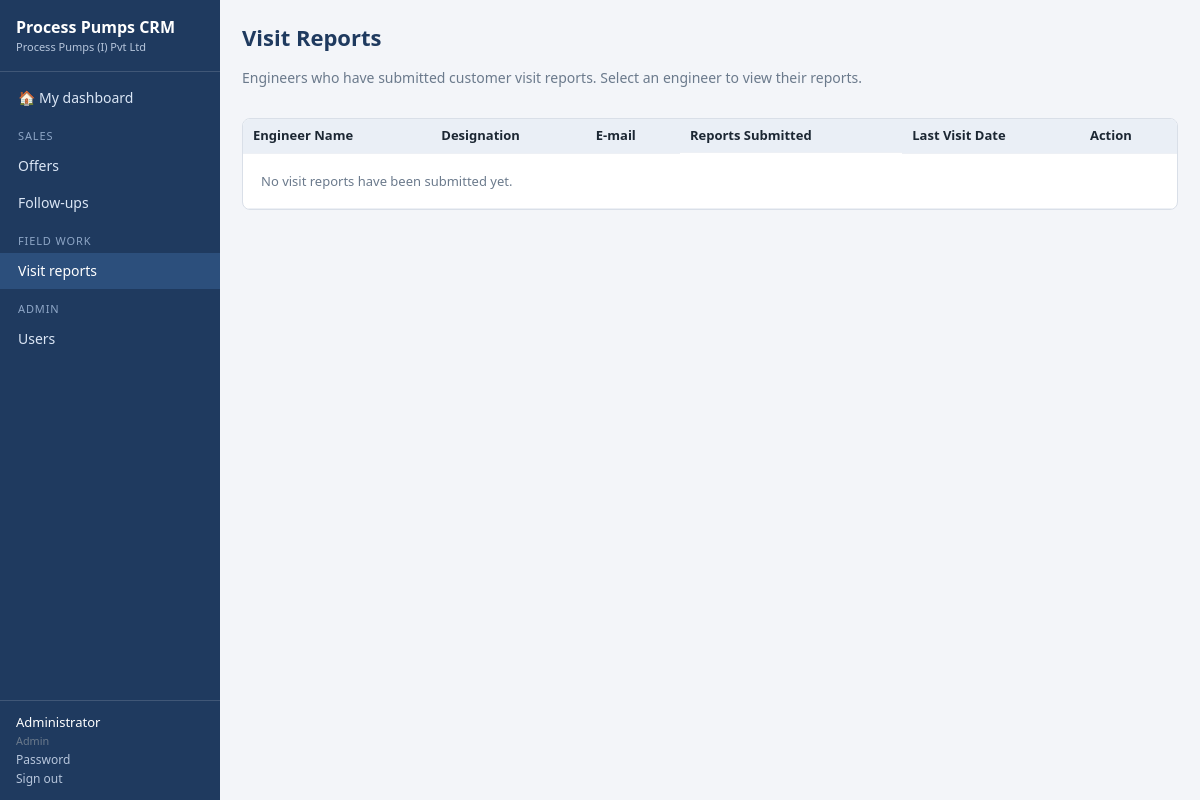
Before: /visits/ (signed in) with the older database file.
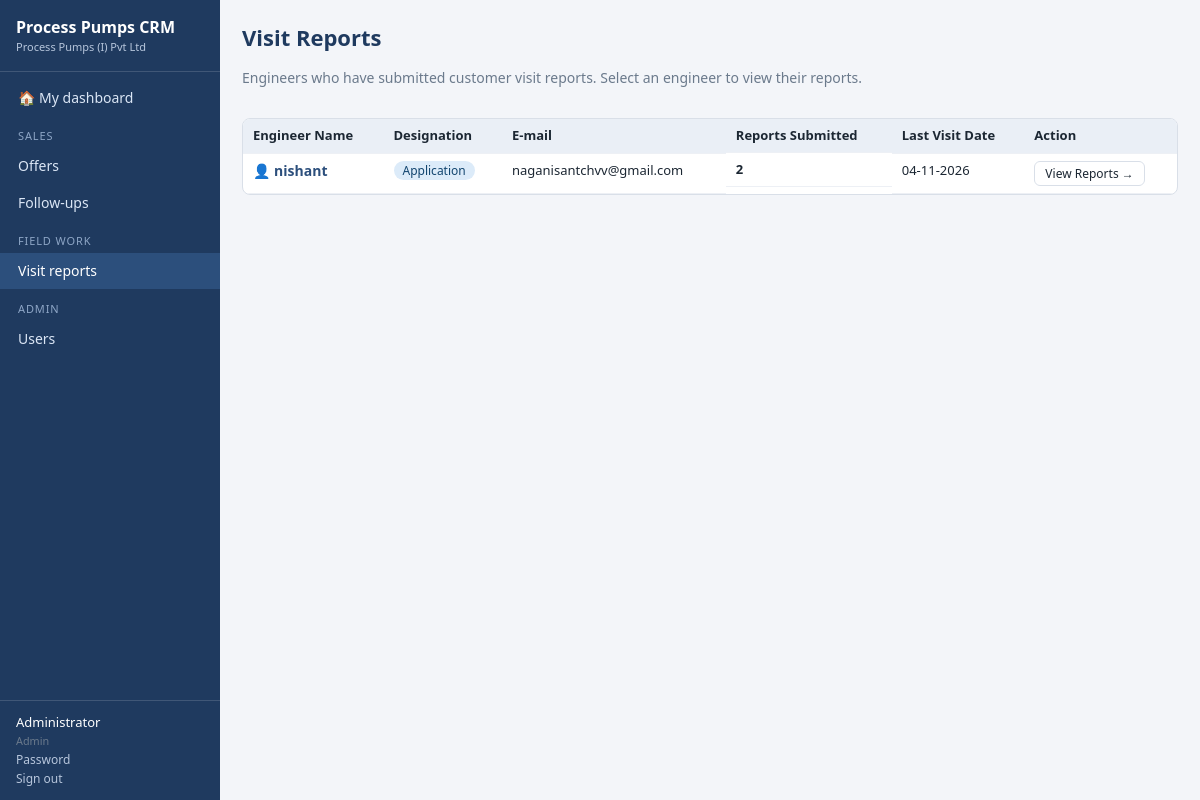
After: the same page with the newer database file.
### tables this page shows
CREATE TABLE "users" (id INTEGER PRIMARY KEY AUTOINCREMENT, "full_name" TEXT, "email" TEXT, "role" TEXT, "phone" TEXT, "regions" TEXT, "active" INTEGER, "password_hash" TEXT, "created_at" TEXT, "created_by" INTEGER, "updated_at" TEXT, "updated_by" INTEGER);

### app/core/crud.py (the view, shortened to what this page needs)
    @bp.route("/")
    def index():
        need("view")
        if getattr(module, "index_handler", None):
            return module.index_handler(request, g.user)

### app/core/auth.py (called while the page is built)
def csrf_token():
    if "_csrf" not in session:
        session["_csrf"] = secrets.token_hex(16)
    return session["_csrf"]

@bp.before_app_request
def load_user_and_guard():
    g.user = None
    uid = session.get("uid")
    if uid:
        u = db.q1("SELECT * FROM users WHERE id=? AND active=1", (uid,))
        if u:
            u.pop("password_hash", None)
            g.user = u
    if request.method == "POST":
        sent = request.form.get("_csrf") or request.headers.get("X-CSRF-Token")
        if not sent or sent != session.get("_csrf"):
            abort(400, "Security token missing or expired - please reload the page and try again.")
    if request.endpoint and request.endpoint not in PUBLIC_ENDPOINTS and g.user is None:
        return redirect(url_for("auth.login", next=request.full_path if request.method == "GET" else None))

### app/core/db.py (called while the page is built)
def connect(path):
    conn = sqlite3.connect(path, timeout=30)
    conn.row_factory = sqlite3.Row
    conn.execute("PRAGMA journal_mode=WAL")
    conn.execute("PRAGMA foreign_keys=OFF")
    return conn

def get_db():
    if "db" not in g:
        g.db = connect(current_app.config["DATABASE"])
    return g.db

### app/modules/visits/templates/visits/engineers.html (shortened to what this page needs)
{% extends 'base.html' %}
{% block content %}
<div style="display: flex; justify-content: space-between; align-items: center; margin-bottom: 1rem;">
  <div>
    <h1>Visit Reports</h1>
    <p class="muted">Engineers who have submitted customer visit reports. Select an engineer to view their reports.</p>
  </div>
</div>
<div class="table-wrap">
  <table class="grid">
    <thead>
      <tr>
        <th>Engineer Name</th>
        <th>Designation</th>
        <th>E-mail</th>
        <th class="num">Reports Submitted</th>
        <th>Last Visit Date</th>
        <th>Action</th>
      </tr>
    </thead>
    <tbody>
      {% for eng in engineers %}
      <tr>
        <td>
          <a href="{{ url_for('visits.index', engineer_id=eng.id) }}" style="font-weight: 600; font-size: 14px;">
            &#128100; {{ eng.full_name }}
          </a>
        </td>
        <td><span class="badge b-open">{{ ROLE_LABELS.get(eng.role, eng.role|title) }}</span></td>
        <td>{{ eng.email }}</td>
        <td class="num"><strong>{{ eng.report_count }}</strong></td>
        <td>{{ eng.last_visit_date|date if eng.last_visit_date else '—' }}</td>
        <td>
          <a class="btn small" href="{{ url_for('visits.index', engineer_id=eng.id) }}">
            View Reports &rarr;
          </a>
        </td>
      </tr>
      {% else %}
      <tr>
        <td colspan="6" class="empty">No visit reports have been submitted yet.</td>
      </tr>
      {% endfor %}
    </tbody>
  </table>
</div>
{% endblock %}

### app/templates/base.html (shortened to what this page needs)
<!doctype html>
<html lang="en"><head>
<link rel="stylesheet" href="{{ url_for('static', filename='css/app.css') }}">
</head><body>
{% if g.user %}
<aside class="side">
  <div class="brand">{{ app_title }}<small>{{ company }}</small></div>
  <nav>
    <a href="{{ url_for('dashboard.home') }}" class="{{ 'on' if request.endpoint == 'dashboard.home' }}">&#127968; My dashboard</a>
    {% for group, items in nav_groups %}
      <div class="grp">{{ group }}</div>
      {% for i in items %}<a href="{{ i.url }}" class="{{ 'on' if request.path.startswith(i.url) and i.url != '/' }}">{{ i.label }}</a>{% endfor %}
    {% endfor %}
  </nav>
  <div class="me">
    <div>{{ g.user.full_name }}<br><small>{{ ROLE_LABELS.get(g.user.role, g.user.role) }}</small></div>
    <a href="{{ url_for('auth.profile') }}">Password</a>
    <form method="post" action="{{ url_for('auth.logout') }}"><input type="hidden" name="_csrf" value="{{ csrf_token() }}"><button class="link">Sign out</button></form>
  </div>
</aside>
{% endif %}
<main class="{{ 'with-side' if g.user }}">
  {% block content %}{% endblock %}
</main>
</body></html>

Changed rows visible on the page:
now on this page (row edited): users: full_name "nishant", get "Application", email "naganisantchvv@gmail.com", report_count "2", last_visit_date "04-11-2026"
Other visible differences:
text no longer shown: "No visit reports have been submitted yet."
